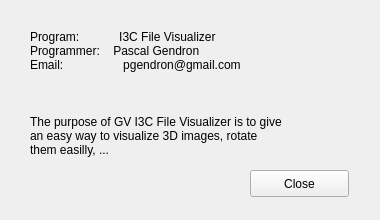
<?xml version="1.0" encoding="UTF-8"?>
<ui version="4.0">
 <class>AboutUs</class>
 <widget class="QWidget" name="AboutUs">
  <property name="geometry">
   <rect>
    <x>0</x>
    <y>0</y>
    <width>380</width>
    <height>220</height>
   </rect>
  </property>
  <property name="sizePolicy">
   <sizepolicy hsizetype="Preferred" vsizetype="Preferred">
    <horstretch>0</horstretch>
    <verstretch>0</verstretch>
   </sizepolicy>
  </property>
  <property name="windowTitle">
   <string>About Us</string>
  </property>
  <widget class="QLabel" name="label">
   <property name="geometry">
    <rect>
     <x>30</x>
     <y>20</y>
     <width>261</width>
     <height>61</height>
    </rect>
   </property>
   <property name="text">
    <string>Program:            I3C File Visualizer
Programmer:    Pascal Gendron
Email:                  pgendron@gmail.com</string>
   </property>
  </widget>
  <widget class="QLabel" name="label_2">
   <property name="geometry">
    <rect>
     <x>30</x>
     <y>110</y>
     <width>321</width>
     <height>51</height>
    </rect>
   </property>
   <property name="text">
    <string>The purpose of GV I3C File Visualizer is to give
an easy way to visualize 3D images, rotate 
them easilly, ...</string>
   </property>
   <property name="textFormat">
    <enum>Qt::AutoText</enum>
   </property>
   <property name="alignment">
    <set>Qt::AlignJustify|Qt::AlignVCenter</set>
   </property>
  </widget>
  <widget class="QLabel" name="label_3">
   <property name="geometry">
    <rect>
     <x>280</x>
     <y>20</y>
     <width>67</width>
     <height>61</height>
    </rect>
   </property>
   <property name="text">
    <string/>
   </property>
   <property name="pixmap">
    <pixmap>../ressources/GVisionLogo.png</pixmap>
   </property>
   <property name="scaledContents">
    <bool>true</bool>
   </property>
  </widget>
  <widget class="QPushButton" name="pushButton">
   <property name="geometry">
    <rect>
     <x>250</x>
     <y>170</y>
     <width>99</width>
     <height>27</height>
    </rect>
   </property>
   <property name="text">
    <string>Close</string>
   </property>
  </widget>
 </widget>
 <resources/>
 <connections>
  <connection>
   <sender>pushButton</sender>
   <signal>clicked()</signal>
   <receiver>AboutUs</receiver>
   <slot>close()</slot>
   <hints>
    <hint type="sourcelabel">
     <x>309</x>
     <y>173</y>
    </hint>
    <hint type="destinationlabel">
     <x>189</x>
     <y>98</y>
    </hint>
   </hints>
  </connection>
 </connections>
</ui>
